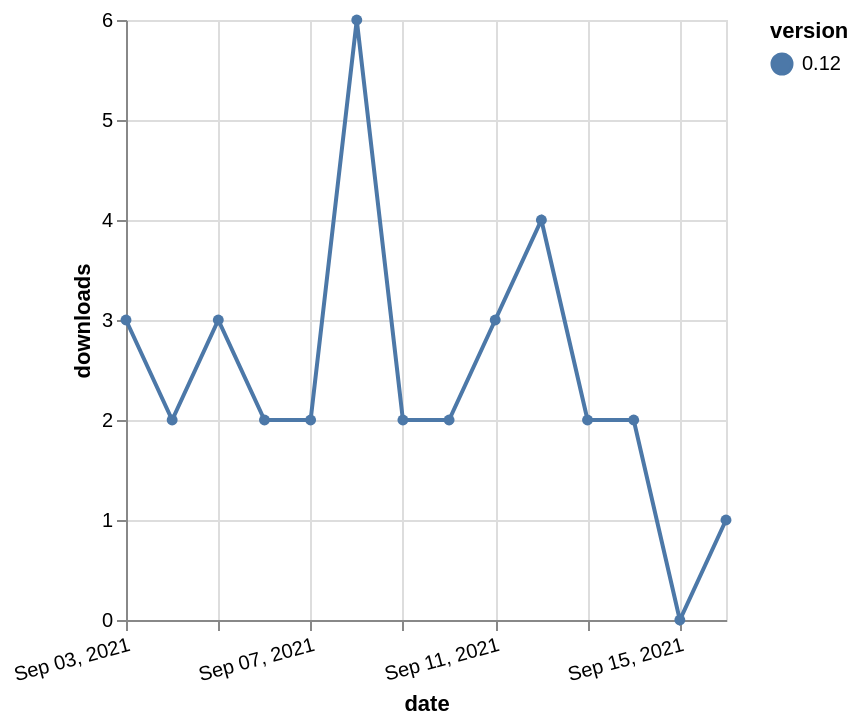

Here is the Vega-Lite specification saved for this chart:
### Vega-Lite specification from a JSON file in a GitHub repository (floating-point values rounded to 4 significant figures)
{"$schema": "https://vega.github.io/schema/vega-lite/v5.json", "description": "A simple bar chart with embedded data.", "data": {"values": [{"date": "2021-09-03", "total": 2918, "delta": 3, "version": "0.12"}, {"date": "2021-09-04", "total": 2920, "delta": 2, "version": "0.12"}, {"date": "2021-09-05", "total": 2923, "delta": 3, "version": "0.12"}, {"date": "2021-09-06", "total": 2925, "delta": 2, "version": "0.12"}, {"date": "2021-09-07", "total": 2927, "delta": 2, "version": "0.12"}, {"date": "2021-09-08", "total": 2933, "delta": 6, "version": "0.12"}, {"date": "2021-09-09", "total": 2935, "delta": 2, "version": "0.12"}, {"date": "2021-09-10", "total": 2937, "delta": 2, "version": "0.12"}, {"date": "2021-09-11", "total": 2940, "delta": 3, "version": "0.12"}, {"date": "2021-09-12", "total": 2944, "delta": 4, "version": "0.12"}, {"date": "2021-09-13", "total": 2946, "delta": 2, "version": "0.12"}, {"date": "2021-09-14", "total": 2948, "delta": 2, "version": "0.12"}, {"date": "2021-09-15", "total": 2948, "delta": 0, "version": "0.12"}, {"date": "2021-09-16", "total": 2949, "delta": 1, "version": "0.12"}]}, "width": "container", "mark": {"type": "line", "point": {"filled": true}}, "encoding": {"x": {"field": "date", "type": "temporal", "timeUnit": "yearmonthdate", "title": "date", "axis": {"labelAngle": -15}}, "y": {"field": "delta", "type": "quantitative", "title": "downloads"}, "color": {"field": "version", "type": "nominal"}, "tooltip": {"field": "delta"}}}
